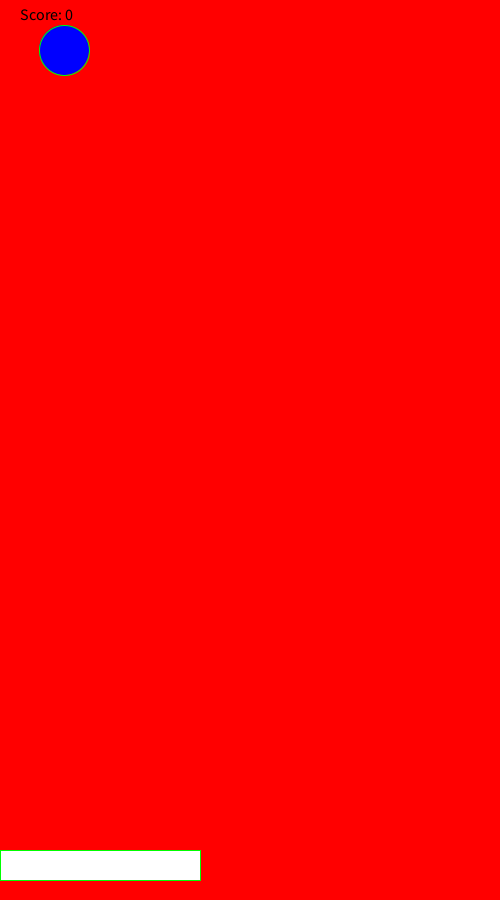
Frame 1 (no input)
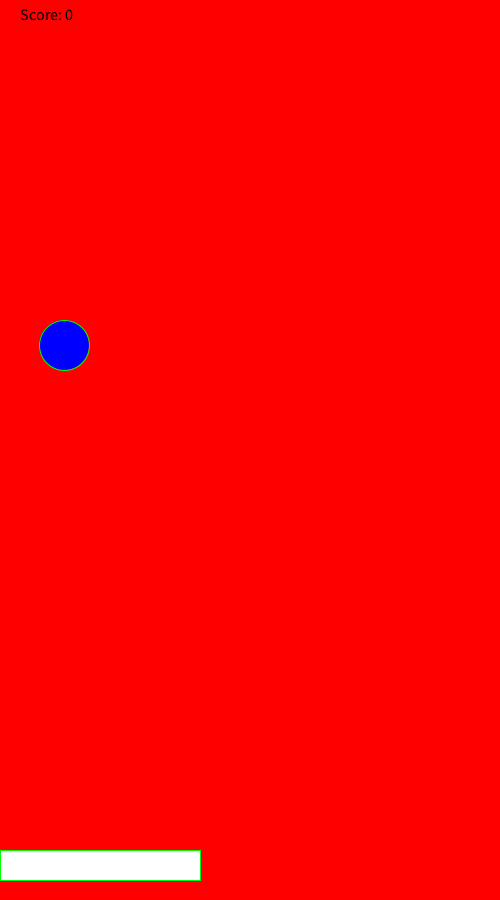
Frame 60 (the mouse pressed at the canvas centre just before this capture)
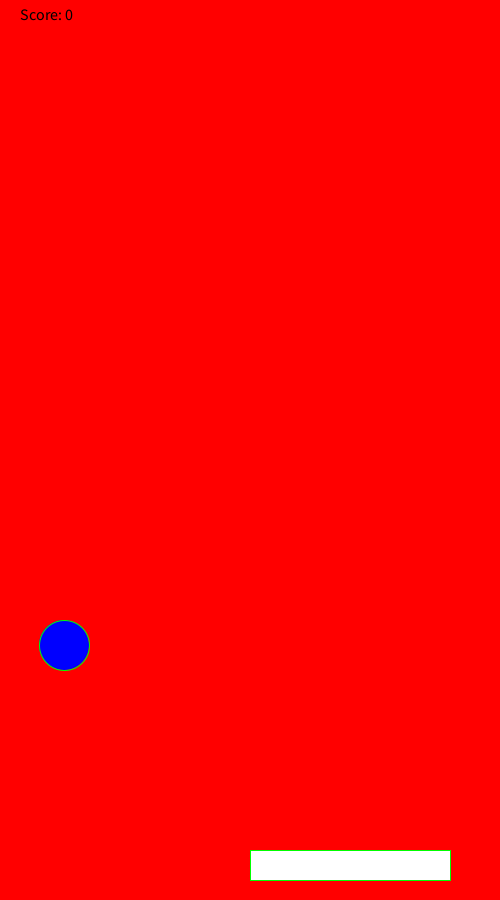
Frame 120 (the mouse held since frame 60 and released just before this capture)

The Processing sketch that drew these frames (run headless with seeded random() and noise(); from frame 60 on, the mouse is pressed at the canvas centre):

// Processing sketch: rain
// ── rain.pde

 int score = 0;
 int rainY = 50;
 int rainX = (int) random(width);
 int rainY2 = 50;
 int rainX2 = (int) random(width);
 int rainY3 = 50;
 int rainX3 = (int) random(width);
 int BX = 50;
 
//int rainY = 50;

void setup(){
  
  size(500,900);

  
}


void draw(){
  double score2 = score/2;
  double score3 = score2/2;
  background(255, 0, 0);
  
  stroke(0, 255, 0);
  
  fill(0,0, 255);
  ellipse(rainX, rainY, 50, 50);
  rainY+= score + 5;
  
  if (score > 10){
  ellipse(rainX2, rainY2, 50, 20);
  rainY2+= score2 + 5;
  rainX2 += 1;
  }
  
  if (score > 20){
  ellipse(rainX3, rainY3, 20, 50);
  rainY3+= score3 + 5;
  rainX3 += 3;
  }
  
  BX = mouseX;
  
  fill(255,255,255);
  rect(BX, 850, 200, 30);
  
  if ((rainY > 800) && (rainX < (mouseX + 200)) && ((rainX > (mouseX -40)))){
    
    rainX = (int) random(width);
     rainY = 50;
    score += 1;
    
  }
   if ((rainY2 > 800) && (rainX2 < (mouseX + 200)) && ((rainX2 > (mouseX -40)))){
    
     rainX2 = (int) random(width);
     rainY2 = 50;
    score += 1;
     
   }
   
   if ((rainY3 > 800) && (rainX3 < (mouseX + 200)) && ((rainX3 > (mouseX -40)))){
    
     rainX3 = (int) random(width);
     rainY3 = 50;
    score += 1;
     
   }
  
  if (rainY > 900){
    
     rainX = (int) random(width);
     rainY = 50;
     score -= 1;
    
  }
  
  if (rainY2 > 900){
    
     rainX2 = (int) random(width);
     rainY2 = 50;
     score -= 1;
    
  }
  
  if (rainY3 > 900){
    
     rainX3 = (int) random(width);
     rainY3 = 50;
     score -= 1;
    
  }
  
  if (score < 1){
    
    score = 0;
    
  }
  
  fill(0, 0, 0);
textSize(16);
text("Score: " + score, 20, 20);


  
  
}
